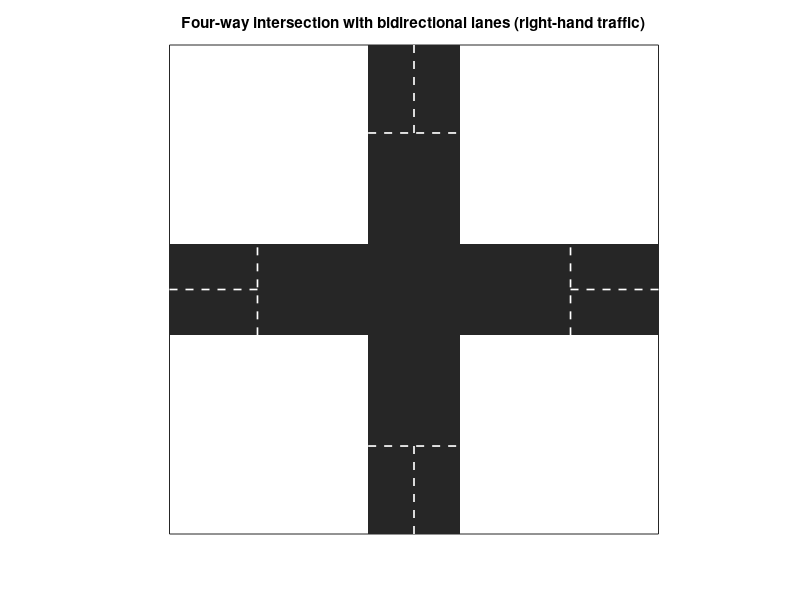

This figure's MATLAB source:
road_half_len = 16;    % 每条路向外延伸长度
lane_width    = 3.0;  % 单车道宽度
lane_offset   = lane_width/2;
hwid_intersection = 2*lane_width/(2-sqrt(2));

% figure;
hold on;
axis equal;

xlim([-road_half_len road_half_len]);
ylim([-road_half_len road_half_len]);

road_color = [0.15 0.15 0.15];

% 东西向道路
rectangle( ...
    'Position', ...
    [-road_half_len, -lane_width, 2*road_half_len, 2*lane_width], ...
    'FaceColor', road_color, 'EdgeColor', 'none' ...
);

% 南北向道路
rectangle( ...
    'Position', [-lane_width, -road_half_len, 2*lane_width, ...
    2*road_half_len], 'FaceColor', road_color, 'EdgeColor', 'none' ...
);

line_style = '--';
lw = 1.2;

% 南侧路口起始线
plot( ...
    [-lane_width lane_width], [-hwid_intersection -hwid_intersection], 'w', 'LineStyle', ...
    line_style, 'LineWidth', lw ...
);

% 北侧路口起始线
plot( ...
    [-lane_width lane_width], [hwid_intersection hwid_intersection], 'w', 'LineStyle', ...
    line_style, 'LineWidth', lw ...
);

% 西侧路口起始线
plot( ...
    [-hwid_intersection -hwid_intersection], [-lane_width lane_width], 'w', 'LineStyle', ...
    line_style, 'LineWidth', lw ...
);

% 东侧路口起始线
plot( ...
    [hwid_intersection hwid_intersection], [-lane_width lane_width], 'w', 'LineStyle', ...
    line_style, 'LineWidth', lw ...
);

% 东西向中心线
plot( ...
    [-road_half_len -hwid_intersection], [0 0], 'w', 'LineStyle', ...
    line_style, 'LineWidth', lw ...
);

plot( ...
    [hwid_intersection road_half_len], [0 0], 'w', 'LineStyle', ...
    line_style, 'LineWidth', lw ...
);

% 南北向中心线
plot( ...
    [0 0], [-road_half_len -hwid_intersection], 'w', 'LineStyle', ...
    line_style, 'LineWidth', lw ...
);

plot( ...
    [0 0], [hwid_intersection road_half_len], 'w', 'LineStyle', ...
    line_style, 'LineWidth', lw ...
);

set(gca,'XTick',[],'YTick',[]);
box on;
title( ...
    'Four-way intersection with bidirectional lanes (right-hand traffic)' ...
);
